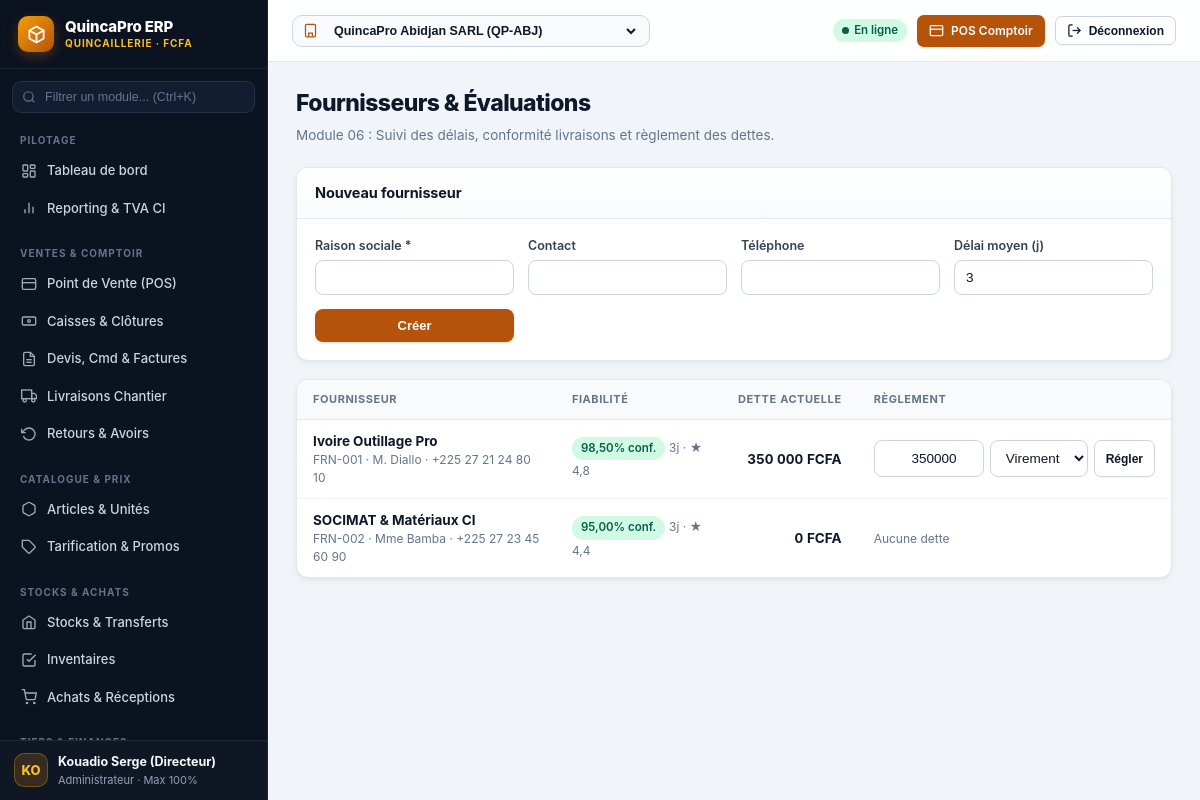
/suppliers/ (signed in), run on the app's committed database.
### apps/accounts/models.py (models this page shows, shortened)
class User(AbstractUser):
    full_name = models.CharField(max_length=140, blank=True)
    phone = models.CharField(max_length=40, blank=True)
    role = models.ForeignKey(Role, on_delete=models.PROTECT, null=True, blank=True, related_name='users')
    pin_hash = models.CharField(max_length=255, blank=True)
    default_company = models.ForeignKey('organization.Company', on_delete=models.PROTECT, null=True, blank=True)
    default_warehouse = models.ForeignKey('organization.Warehouse', on_delete=models.PROTECT, null=True, blank=True)
    failed_attempts = models.PositiveSmallIntegerField(default=0)
    locked_until = models.DateTimeField(null=True, blank=True)
    @property
    def display_name(self):
        return self.full_name or self.get_full_name() or self.username
    @property
    def max_discount_percent(self):
        if self.is_superuser:
            return 100
        return float(self.role.max_discount_percent) if self.role else 0.0

class Role(models.Model):
    code = models.CharField(max_length=32, unique=True)
    name = models.CharField(max_length=80)
    description = models.CharField(max_length=255, blank=True)
    max_discount_percent = models.DecimalField(max_digits=5, decimal_places=2, default=0)
    can_approve_override = models.BooleanField(default=False)
    permissions = models.JSONField(default=list, blank=True)
    is_system = models.BooleanField(default=False)
    class Meta:
        ordering = ['name']

### apps/suppliers/models.py (models this page shows, shortened)
class Supplier(TimeStampedModel):
    company = models.ForeignKey('organization.Company', on_delete=models.PROTECT)
    code = models.CharField(max_length=24, unique=True)
    name = models.CharField(max_length=160)
    contact_name = models.CharField(max_length=120, blank=True)
    phone = models.CharField(max_length=40, blank=True)
    email = models.EmailField(blank=True)
    address = models.CharField(max_length=255, blank=True)
    ncc = models.CharField(max_length=64, blank=True)
    payment_term_days = models.PositiveSmallIntegerField(default=30)
    avg_lead_days = models.PositiveSmallIntegerField(default=3)
    conformity_rate = models.DecimalField(max_digits=5, decimal_places=2, default=98)
    rating = models.DecimalField(max_digits=3, decimal_places=1, default=4.5)
    current_debt = models.DecimalField(max_digits=14, decimal_places=0, default=0)
    is_active = models.BooleanField(default=True)
    notes = models.TextField(blank=True)
    class Meta:
        ordering = ['-is_active', 'name']

### apps/suppliers/views.py (the view, shortened to what this page needs)
# urls.py: path('suppliers/', suppliers_view, name='suppliers'),
@require_perm('suppliers.view')
def suppliers_view(request):
    return render(request, 'suppliers/suppliers.html', {
        'suppliers': Supplier.objects.filter(company=request.company),
    })

### templates/suppliers/suppliers.html (shortened to what this page needs)
{% extends 'base.html' %}
{% load erp_tags %}
{% block content %}
<div class="page-header"><div><h1>Fournisseurs & Évaluations</h1><p>Module 06 : Suivi des délais, conformité livraisons et règlement des dettes.</p></div></div>
{% if 'suppliers.manage' in user_perms %}
<div class="card" style="margin-bottom:18px;">
  <div class="card-header"><h2>Nouveau fournisseur</h2></div>
  <div class="card-body">
    <form method="post" class="form-grid" style="align-items:end;">
      <div class="field"><label>Raison sociale *</label><input name="name" class="input" required /></div>
      <div class="field"><label>Contact</label><input name="contact_name" class="input" /></div>
      <div class="field"><label>Téléphone</label><input name="phone" class="input" /></div>
      <div class="field"><label>Délai moyen (j)</label><input type="number" name="avg_lead_days" value="3" class="input" /></div>
      <button class="btn btn-primary">Créer</button>
    </form>
  </div>
</div>
{% endif %}
<div class="card">
  <div class="table-wrap">
    <table class="erp-table">
      <thead><tr><th>Fournisseur</th><th>Fiabilité</th><th class="num">Dette actuelle</th><th>Règlement</th></tr></thead>
      <tbody>
        {% for s in suppliers %}
          <tr>
            <td><strong>{{ s.name }}</strong><div class="small muted">{{ s.code }} · {{ s.contact_name }} · {{ s.phone }}</div></td>
            <td><span class="badge badge-success">{{ s.conformity_rate }}% conf.</span> <span class="small muted">{{ s.avg_lead_days }}j · ★ {{ s.rating }}</span></td>
            <td class="num"><strong>{{ s.current_debt|fcfa }}</strong></td>
            <td>
              {% if s.current_debt > 0 and 'suppliers.manage' in user_perms %}
                <form method="post" style="display:flex; gap:6px;">
                  <input type="number" name="amount" min="1" max="{{ s.current_debt|floatformat:0 }}" value="{{ s.current_debt|floatformat:0 }}" class="input num" style="width:110px;" required />
                  <select name="payment_method" style="width:auto;"><option value="BANK_TRANSFER">Virement</option><option value="CASH">Espèces</option><option value="WAVE">Wave</option></select>
                  <button class="btn btn-secondary btn-sm">Régler</button>
                </form>
              {% else %}<span class="small muted">Aucune dette</span>{% endif %}
            </td>
          </tr>
        {% endfor %}
      </tbody>
    </table>
  </div>
</div>
{% endblock %}

### templates/base.html (shortened to what this page needs)
{% load static erp_tags %}
<!doctype html>
<html lang="fr">
<head>
  <link rel="stylesheet" href="{% static 'css/erp.css' %}" />
</head>
<body>
<div class="erp-shell">
  <aside class="erp-sidebar" id="erpSidebar" aria-label="Navigation principale">
    <div class="erp-brand">
      <div class="erp-brand-left">
        <div class="erp-brand-icon" aria-hidden="true">
          <svg width="19" height="19" viewBox="0 0 24 24" fill="none" stroke="currentColor" stroke-width="2.2" stroke-linecap="round" stroke-linejoin="round">
            <path d="M12 2L3 7v10l9 5 9-5V7l-9-5z"/><path d="M12 22V12"/><path d="M21 7l-9 5-9-5"/>
          </svg>
        </div>
        <div>
          <div class="erp-brand-title">QuincaPro ERP</div>
          <div class="erp-brand-sub">Quincaillerie · FCFA</div>
        </div>
      </div>
    </div>
    <div class="sidebar-search">
      <div class="sidebar-search-wrap">
        <span class="sidebar-search-icon" aria-hidden="true">
        </span>
        <input id="navQuickFilter" type="search" placeholder="Filtrer un module... (Ctrl+K)" autocomplete="off" oninput="filterNav(this.value)" />
      </div>
    </div>
    <nav class="erp-nav" id="erpNav">
      <div class="nav-section">
        <div class="nav-section-title">Pilotage</div>
        {% if 'dashboard.view' in user_perms %}
          <a class="nav-link {% if request.path == '/' %}active{% endif %}" href="/">
            <svg viewBox="0 0 24 24" fill="none" stroke="currentColor" stroke-width="2"><rect x="3" y="3" width="7" height="9" rx="1"/><rect x="14" y="3" width="7" height="5" rx="1"/><rect x="14" y="12" width="7" height="9" rx="1"/><rect x="3" y="16" width="7" height="5" rx="1"/></svg>
            <span>Tableau de bord</span>
          </a>
        {% endif %}
        {% if 'reporting.view' in user_perms %}
          <a class="nav-link {% if '/reporting' in request.path %}active{% endif %}" href="/reporting/">
            <svg viewBox="0 0 24 24" fill="none" stroke="currentColor" stroke-width="2"><line x1="18" y1="20" x2="18" y2="10"/><line x1="12" y1="20" x2="12" y2="4"/><line x1="6" y1="20" x2="6" y2="14"/></svg>
            <span>Reporting &amp; TVA CI</span>
          </a>
        {% endif %}
      </div>
      <div class="nav-section">
        <div class="nav-section-title">Ventes &amp; Comptoir</div>
        {% if 'pos.sell' in user_perms %}
          <a class="nav-link {% if '/pos' in request.path %}active{% endif %}" href="/pos/">
            <svg viewBox="0 0 24 24" fill="none" stroke="currentColor" stroke-width="2"><rect x="2" y="4" width="20" height="16" rx="2"/><line x1="2" y1="10" x2="22" y2="10"/></svg>
            <span>Point de Vente (POS)</span>
          </a>
        {% endif %}
        {% if 'cash.view' in user_perms %}
          <a class="nav-link {% if '/cash' in request.path %}active{% endif %}" href="/cash/">
            <svg viewBox="0 0 24 24" fill="none" stroke="currentColor" stroke-width="2"><rect x="2" y="6" width="20" height="12" rx="2"/><circle cx="12" cy="12" r="2"/><path d="M6 12h.01M18 12h.01"/></svg>
            <span>Caisses &amp; Clôtures</span>
          </a>
        {% endif %}
        {% if 'sales.view' in user_perms %}
          <a class="nav-link {% if '/sales' in request.path %}active{% endif %}" href="/sales/">
            <svg viewBox="0 0 24 24" fill="none" stroke="currentColor" stroke-width="2"><path d="M14 2H6a2 2 0 0 0-2 2v16a2 2 0 0 0 2 2h12a2 2 0 0 0 2-2V8z"/><polyline points="14 2 14 8 20 8"/><line x1="16" y1="13" x2="8" y2="13"/><line x1="16" y1="17" x2="8" y2="17"/></svg>
            <span>Devis, Cmd &amp; Factures</span>
          </a>
        {% endif %}
        {% if 'deliveries.view' in user_perms %}
          <a class="nav-link {% if '/deliveries' in request.path %}active{% endif %}" href="/deliveries/">
            <svg viewBox="0 0 24 24" fill="none" stroke="currentColor" stroke-width="2"><rect x="1" y="3" width="15" height="13"/><polygon points="16 8 20 8 23 11 23 16 16 16 16 8"/><circle cx="5.5" cy="18.5" r="2.5"/><circle cx="18.5" cy="18.5" r="2.5"/></svg>
            <span>Livraisons Chantier</span>
          </a>
        {% endif %}
        {% if 'returns.view' in user_perms %}
          <a class="nav-link {% if '/returns' in request.path %}active{% endif %}" href="/returns/">
            <svg viewBox="0 0 24 24" fill="none" stroke="currentColor" stroke-width="2"><polyline points="1 4 1 10 7 10"/><path d="M3.51 15a9 9 0 1 0 2.13-9.36L1 10"/></svg>
            <span>Retours &amp; Avoirs</span>
          </a>
        {% endif %}
      </div>
      <div class="nav-section">
        <div class="nav-section-title">Catalogue &amp; Prix</div>
        {% if 'catalog.view' in user_perms %}
          <a class="nav-link {% if '/catalog' in request.path %}active{% endif %}" href="/catalog/">
            <svg viewBox="0 0 24 24" fill="none" stroke="currentColor" stroke-width="2"><path d="M21 16V8a2 2 0 0 0-1-1.73l-7-4a2 2 0 0 0-2 0l-7 4A2 2 0 0 0 3 8v8a2 2 0 0 0 1 1.73l7 4a2 2 0 0 0 2 0l7-4A2 2 0 0 0 21 16z"/></svg>
            <span>Articles &amp; Unités</span>
          </a>
        {% endif %}
        {% if 'pricing.view' in user_perms %}
          <a class="nav-link {% if '/pricing' in request.path %}active{% endif %}" href="/pricing/">
            <svg viewBox="0 0 24 24" fill="none" stroke="currentColor" stroke-width="2"><path d="M20.59 13.41l-7.17 7.17a2 2 0 0 1-2.83 0L2 12V2h10l8.59 8.59a2 2 0 0 1 0 2.82z"/><line x1="7" y1="7" x2="7.01" y2="7"/></svg>
            <span>Tarification &amp; Promos</span>
          </a>
        {% endif %}
      </div>
      <div class="nav-section">
        <div class="nav-section-title">Stocks &amp; Achats</div>
        {% if 'inventory.view' in user_perms %}
          <a class="nav-link {% if '/inventory' in request.path %}active{% endif %}" href="/inventory/">
            <svg viewBox="0 0 24 24" fill="none" stroke="currentColor" stroke-width="2"><path d="M3 9l9-6 9 6v11a2 2 0 0 1-2 2H5a2 2 0 0 1-2-2z"/><polyline points="9 22 9 12 15 12 15 22"/></svg>
            <span>Stocks &amp; Transferts</span>
          </a>
        {% endif %}
        {% if 'stock_counts.view' in user_perms %}
          <a class="nav-link {% if '/stock-counts' in request.path %}active{% endif %}" href="/stock-counts/">
            <svg viewBox="0 0 24 24" fill="none" stroke="currentColor" stroke-width="2"><path d="M9 11l3 3L22 4"/><path d="M21 12v7a2 2 0 0 1-2 2H5a2 2 0 0 1-2-2V5a2 2 0 0 1 2-2h11"/></svg>
            <span>Inventaires</span>
          </a>
        {% endif %}
        {% if 'purchases.view' in user_perms %}
          <a class="nav-link {% if '/purchases' in request.path %}active{% endif %}" href="/purchases/">
            <svg viewBox="0 0 24 24" fill="none" stroke="currentColor" stroke-width="2"><circle cx="9" cy="21" r="1"/><circle cx="20" cy="21" r="1"/><path d="M1 1h4l2.68 13.39a2 2 0 0 0 2 1.61h9.72a2 2 0 0 0 2-1.61L23 6H6"/></svg>
            <span>Achats &amp; Réceptions</span>
          </a>
        {% endif %}
      </div>
      <div class="nav-section">
        <div class="nav-section-title">Tiers &amp; Finances</div>
      </div>
    </nav>
    <div class="sidebar-footer">
      <div class="user-avatar" aria-hidden="true">{{ request.user.display_name|slice:":2"|upper }}</div>
      <div class="sidebar-user-meta">
        <div class="sidebar-user-name">{{ request.user.display_name }}</div>
        <div class="sidebar-user-role">{{ request.user.role.name|default:'Superuser' }} · Max {{ request.user.max_discount_percent }}%</div>
      </div>
    </div>
  </aside>
  <div class="erp-main">
    <header class="erp-topbar no-print">
      <div class="topbar-left">
        {% if available_companies|length > 1 %}
          <form method="post" action="/organization/switch-company/" class="company-pill">
            <svg width="15" height="15" viewBox="0 0 24 24" fill="none" stroke="#b45309" stroke-width="2"><rect x="4" y="2" width="16" height="20" rx="2"/><path d="M9 22v-6h6v6"/></svg>
            <select name="company_id" class="company-select" onchange="this.form.submit()" aria-label="Société active">
              {% for comp in available_companies %}
                <option value="{{ comp.id }}" {% if active_company and comp.id == active_company.id %}selected{% endif %}>
                  {{ comp.legal_name }} ({{ comp.code }})
                </option>
              {% endfor %}
            </select>
          </form>
        {% elif active_company %}
          <div class="company-pill">
            <svg width="15" height="15" viewBox="0 0 24 24" fill="none" stroke="#b45309" stroke-width="2"><rect x="4" y="2" width="16" height="20" rx="2"/><path d="M9 22v-6h6v6"/></svg>
            <strong class="small">{{ active_company.legal_name }}</strong>
          </div>
        {% endif %}
      </div>
      <div class="topbar-right">
        <span id="netStatusBadge" class="badge badge-success">
        </span>
        {% if 'pos.sell' in user_perms %}
          <a href="/pos/" class="btn btn-primary btn-sm">
            <svg viewBox="0 0 24 24" fill="none" stroke="currentColor" stroke-width="2"><rect x="2" y="4" width="20" height="16" rx="2"/><line x1="2" y1="10" x2="22" y2="10"/></svg>
            <span>POS Comptoir</span>
          </a>
        {% endif %}
        <form method="post" action="/logout/">
          <button type="submit" class="btn btn-secondary btn-sm">
            <svg viewBox="0 0 24 24" fill="none" stroke="currentColor" stroke-width="2"><path d="M9 21H5a2 2 0 0 1-2-2V5a2 2 0 0 1 2-2h4"/><polyline points="16 17 21 12 16 7"/><line x1="21" y1="12" x2="9" y2="12"/></svg>
            <span>Déconnexion</span>
          </button>
        </form>
      </div>
    </header>
    <main class="erp-content">
      {% block content %}{% endblock %}
    </main>
  </div>
</div>
</body>
</html>

### data on the page
User: user.display_name "KO", user.display_name "Kouadio Serge (Directeur)", user.role.name "Administrateur", user.max_discount_percent "100"
Supplier: name "Ivoire Outillage Pro", code "FRN-001", contact_name "M. Diallo", phone "+225 27 21 24 80 10", conformity_rate "98,50", avg_lead_days "3", rating "4,8", current_debt|fcfa "350 000 FCFA", amount "350000"
Supplier: name "SOCIMAT & Matériaux CI", code "FRN-002", contact_name "Mme Bamba", phone "+225 27 23 45 60 90", conformity_rate "95,00", avg_lead_days "3", rating "4,4", current_debt|fcfa "0 FCFA", shows "Aucune dette"

### other printed values
form field company_id "QuincaPro Abidjan SARL (QP-ABJ)"
